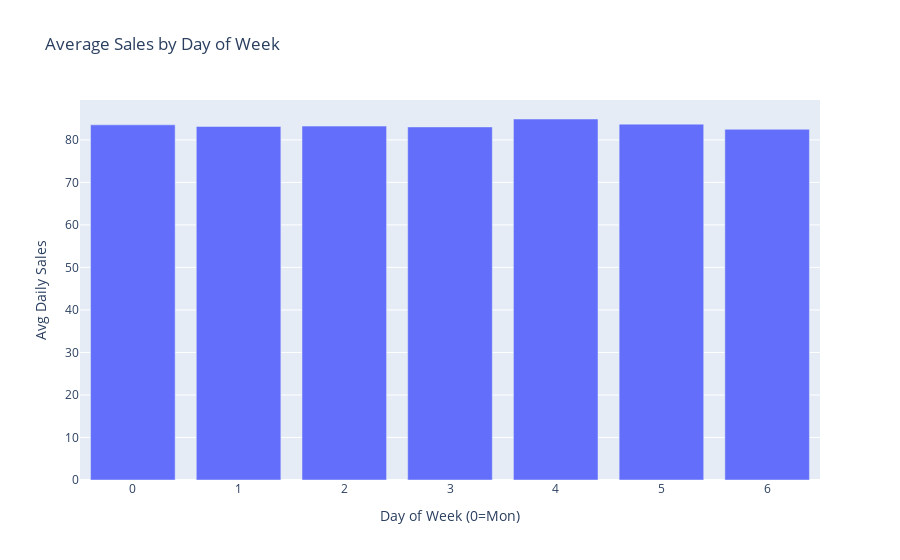

Notebook cell for this chart:
### Markdown cell above
Highlights which months are naturally stronger or weaker. Use this to plan inventory and staffing and to create month‑level seasonal features.

### Code cell
# Day-of-week seasonality 
weekday_mean = df.groupby(df[DATE_COL].dt.dayofweek)[TARGET_COL].mean().reset_index()
weekday_mean.columns = ['dow', 'avg_sales']
fig = px.bar(weekday_mean, x='dow', y='avg_sales', title='Average Sales by Day of Week')
fig.update_layout(xaxis_title='Day of Week (0=Mon)', yaxis_title='Avg Daily Sales')
fig.show()

### Figure 1 — Plotly figure (JSON) as saved in the notebook; plotly's stock layout.template omitted (floating-point values rounded to 4 significant figures)
{"data": [{"hovertemplate": "dow=%{x}<br>avg_sales=%{y}<extra></extra>", "legendgroup": "", "marker": {"color": "#636efa", "pattern": {"shape": ""}}, "name": "", "orientation": "v", "showlegend": false, "textposition": "auto", "type": "bar", "x": [0, 1, 2, 3, 4, 5, 6], "xaxis": "x", "y": [83.54, 83.16, 83.24, 83.05, 84.91, 83.7, 82.49], "yaxis": "y"}], "layout": {"barmode": "relative", "legend": {"tracegroupgap": 0}, "title": {"text": "Average Sales by Day of Week"}, "xaxis": {"anchor": "y", "domain": [0, 1], "title": {"text": "Day of Week (0=Mon)"}}, "yaxis": {"anchor": "x", "domain": [0, 1], "title": {"text": "Avg Daily Sales"}}}}
